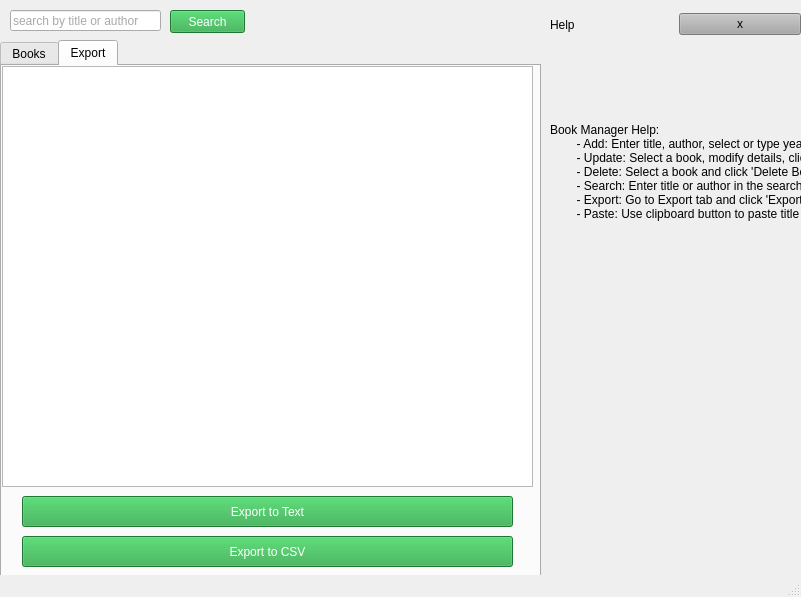
<?xml version="1.0" encoding="UTF-8"?>
<ui version="4.0">
 <class>MainWindow</class>
 <widget class="QMainWindow" name="MainWindow">
  <property name="geometry">
   <rect>
    <x>0</x>
    <y>0</y>
    <width>801</width>
    <height>597</height>
   </rect>
  </property>
  <property name="windowTitle">
   <string>MainWindow</string>
  </property>
  <widget class="QWidget" name="centralwidget">
   <widget class="QTabWidget" name="tabWidget">
    <property name="geometry">
     <rect>
      <x>0</x>
      <y>40</y>
      <width>541</width>
      <height>601</height>
     </rect>
    </property>
    <property name="currentIndex">
     <number>1</number>
    </property>
    <widget class="QWidget" name="tab_2">
     <attribute name="title">
      <string>Books</string>
     </attribute>
     <widget class="QScrollArea" name="scrollArea">
      <property name="geometry">
       <rect>
        <x>0</x>
        <y>0</y>
        <width>531</width>
        <height>311</height>
       </rect>
      </property>
      <property name="widgetResizable">
       <bool>true</bool>
      </property>
      <widget class="QWidget" name="scrollAreaWidgetContents">
       <property name="geometry">
        <rect>
         <x>0</x>
         <y>0</y>
         <width>529</width>
         <height>309</height>
        </rect>
       </property>
       <widget class="QLabel" name="label">
        <property name="geometry">
         <rect>
          <x>20</x>
          <y>30</y>
          <width>47</width>
          <height>13</height>
         </rect>
        </property>
        <property name="text">
         <string>Title</string>
        </property>
       </widget>
       <widget class="QLabel" name="label_2">
        <property name="geometry">
         <rect>
          <x>20</x>
          <y>100</y>
          <width>47</width>
          <height>13</height>
         </rect>
        </property>
        <property name="text">
         <string>Author</string>
        </property>
       </widget>
       <widget class="QLabel" name="label_3">
        <property name="geometry">
         <rect>
          <x>20</x>
          <y>150</y>
          <width>47</width>
          <height>13</height>
         </rect>
        </property>
        <property name="text">
         <string>Year</string>
        </property>
       </widget>
       <widget class="QLineEdit" name="lineEdit_2">
        <property name="geometry">
         <rect>
          <x>80</x>
          <y>20</y>
          <width>411</width>
          <height>31</height>
         </rect>
        </property>
       </widget>
       <widget class="QPushButton" name="pushButton_2">
        <property name="geometry">
         <rect>
          <x>20</x>
          <y>60</y>
          <width>471</width>
          <height>31</height>
         </rect>
        </property>
        <property name="styleSheet">
         <string notr="true">background-color: #28A745; color: white;</string>
        </property>
        <property name="text">
         <string>Paste Title Form Clipboard</string>
        </property>
       </widget>
       <widget class="QLineEdit" name="lineEdit_3">
        <property name="geometry">
         <rect>
          <x>80</x>
          <y>100</y>
          <width>411</width>
          <height>31</height>
         </rect>
        </property>
       </widget>
       <widget class="QLineEdit" name="lineEdit_4">
        <property name="geometry">
         <rect>
          <x>80</x>
          <y>140</y>
          <width>411</width>
          <height>31</height>
         </rect>
        </property>
       </widget>
       <widget class="QPushButton" name="pushButton_3">
        <property name="geometry">
         <rect>
          <x>20</x>
          <y>180</y>
          <width>471</width>
          <height>31</height>
         </rect>
        </property>
        <property name="styleSheet">
         <string notr="true">background-color: #28A745; color: white;</string>
        </property>
        <property name="text">
         <string>Add Book</string>
        </property>
       </widget>
       <widget class="QPushButton" name="pushButton_4">
        <property name="geometry">
         <rect>
          <x>20</x>
          <y>220</y>
          <width>471</width>
          <height>31</height>
         </rect>
        </property>
        <property name="styleSheet">
         <string notr="true">background-color: #28A745; color: white;</string>
        </property>
        <property name="text">
         <string>Update Book</string>
        </property>
       </widget>
       <widget class="QPushButton" name="pushButton_5">
        <property name="geometry">
         <rect>
          <x>20</x>
          <y>260</y>
          <width>471</width>
          <height>31</height>
         </rect>
        </property>
        <property name="styleSheet">
         <string notr="true">background-color: #28A745; color: white;</string>
        </property>
        <property name="text">
         <string>Delete Book</string>
        </property>
       </widget>
      </widget>
     </widget>
     <widget class="QTableWidget" name="tableWidget">
      <property name="geometry">
       <rect>
        <x>0</x>
        <y>320</y>
        <width>531</width>
        <height>191</height>
       </rect>
      </property>
     </widget>
    </widget>
    <widget class="QWidget" name="tab_3">
     <attribute name="title">
      <string>Export</string>
     </attribute>
     <widget class="QTableWidget" name="tableWidget_2">
      <property name="geometry">
       <rect>
        <x>0</x>
        <y>0</y>
        <width>531</width>
        <height>421</height>
       </rect>
      </property>
     </widget>
     <widget class="QPushButton" name="pushButton_6">
      <property name="geometry">
       <rect>
        <x>20</x>
        <y>430</y>
        <width>491</width>
        <height>31</height>
       </rect>
      </property>
      <property name="styleSheet">
       <string notr="true">background-color: #28A745; color: white;</string>
      </property>
      <property name="text">
       <string>Export to Text</string>
      </property>
     </widget>
     <widget class="QPushButton" name="pushButton_7">
      <property name="geometry">
       <rect>
        <x>20</x>
        <y>470</y>
        <width>491</width>
        <height>31</height>
       </rect>
      </property>
      <property name="styleSheet">
       <string notr="true">background-color: #28A745; color: white;</string>
      </property>
      <property name="text">
       <string>Export to CSV</string>
      </property>
     </widget>
    </widget>
   </widget>
   <widget class="QLineEdit" name="lineEdit">
    <property name="geometry">
     <rect>
      <x>10</x>
      <y>10</y>
      <width>151</width>
      <height>21</height>
     </rect>
    </property>
    <property name="styleSheet">
     <string notr="true">color :#A9A9A9</string>
    </property>
    <property name="text">
     <string>search by title or author</string>
    </property>
   </widget>
   <widget class="QPushButton" name="pushButton">
    <property name="geometry">
     <rect>
      <x>170</x>
      <y>10</y>
      <width>75</width>
      <height>23</height>
     </rect>
    </property>
    <property name="styleSheet">
     <string notr="true">background-color: #28A745; color: white;</string>
    </property>
    <property name="text">
     <string>Search</string>
    </property>
   </widget>
   <widget class="QWidget" name="verticalLayoutWidget">
    <property name="geometry">
     <rect>
      <x>550</x>
      <y>40</y>
      <width>465</width>
      <height>531</height>
     </rect>
    </property>
    <layout class="QVBoxLayout" name="verticalLayout">
     <item>
      <widget class="QLabel" name="label_6">
       <property name="text">
        <string>Book Manager Help:
        - Add: Enter title, author, select or type year, and click 'Add Book'
        - Update: Select a book, modify details, click 'Update Book'
        - Delete: Select a book and click 'Delete Book'
        - Search: Enter title or author in the search bar above tabs and click 'Search'
        - Export: Go to Export tab and click 'Export to Text' or 'Export to CSV'
        - Paste: Use clipboard button to paste title or press Ctrl + Shift + V</string>
       </property>
      </widget>
     </item>
     <item>
      <widget class="QLabel" name="label_4">
       <property name="text">
        <string/>
       </property>
      </widget>
     </item>
    </layout>
   </widget>
   <widget class="QWidget" name="horizontalLayoutWidget">
    <property name="geometry">
     <rect>
      <x>550</x>
      <y>4</y>
      <width>251</width>
      <height>41</height>
     </rect>
    </property>
    <layout class="QHBoxLayout" name="horizontalLayout">
     <item>
      <widget class="QLabel" name="label_5">
       <property name="layoutDirection">
        <enum>Qt::LeftToRight</enum>
       </property>
       <property name="text">
        <string>Help</string>
       </property>
       <property name="textFormat">
        <enum>Qt::PlainText</enum>
       </property>
      </widget>
     </item>
     <item>
      <widget class="QPushButton" name="pushButton_8">
       <property name="styleSheet">
        <string notr="true">background-color: #A9A9A9; color: black;</string>
       </property>
       <property name="text">
        <string>x</string>
       </property>
      </widget>
     </item>
    </layout>
   </widget>
  </widget>
  <widget class="QStatusBar" name="statusbar"/>
 </widget>
 <resources/>
 <connections/>
</ui>
